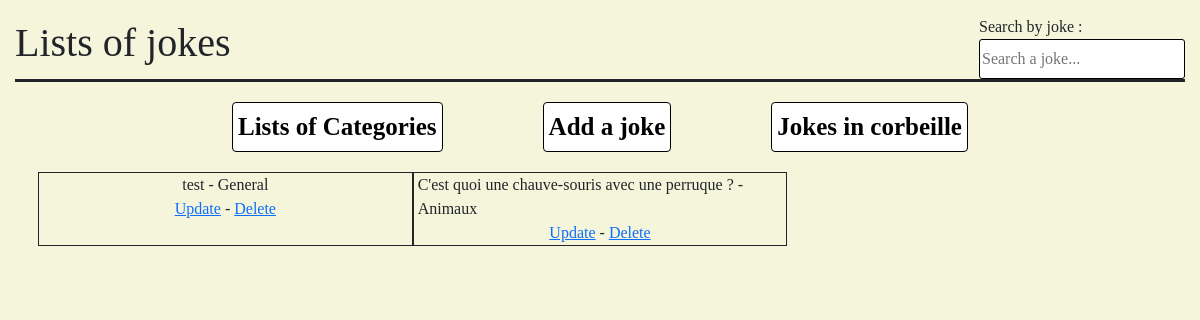
The page /jokes/ on the database as committed earlier.
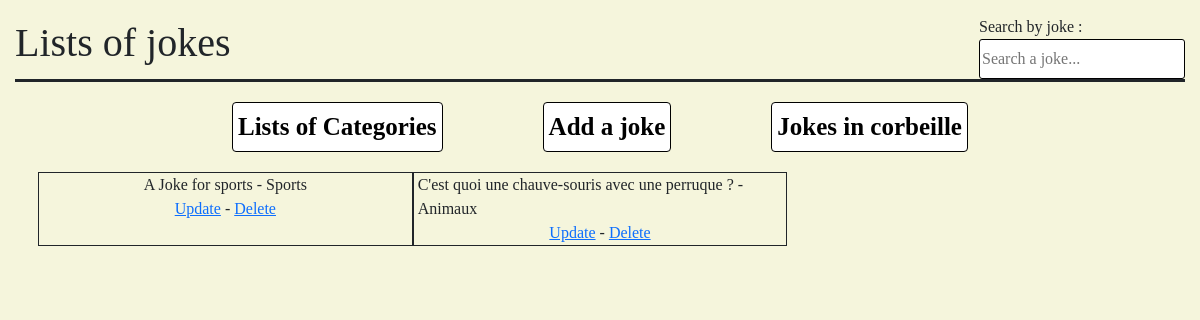
The same page on the database as committed later.
### jokesapp/models.py (models this page shows, shortened)
class Joke(models.Model):
    category = models.ForeignKey(Category , on_delete=models.CASCADE)
    question = models.CharField(max_length=300)
    answer = models.CharField(max_length=150)
    date_pub = models.DateTimeField("Date pub")
    view = models.BooleanField(default=True)

class Category(models.Model):
    libelle = models.CharField(max_length=180)
    view = models.BooleanField(default=True)
    def __str__(self):
        return self.libelle

### jokesapp/views.py (the view)
# urls.py: path('' , views.Index.as_view() , name="Index"),
class Index(generic.ListView):
    template_name = "jokesapp/index.html"
    context_object_name = "jokes"
    def get_queryset(self):
        return Joke.objects.all().order_by('-date_pub').filter(view = True);

### jokesapp/templates/jokesapp/index.html (shortened to what this page needs)
<!DOCTYPE html>
<html lang="en">
<head>
    <link href="https://cdn.jsdelivr.net/npm/bootstrap@5.3.1/dist/css/bootstrap.min.css" rel="stylesheet">
    {% load static %}
    <link rel="stylesheet" href="{% static 'jokesapp/index.css' %}" />
</head>
<body>
    <div style="display: flex;justify-content: space-between;align-items: center;border-bottom:solid;margin:15px;">
        <h1>Lists of jokes</h1>
        <form method="get" action="{% url 'jokesapp:search_joke' %}">
            <div style="display:flex;flex-direction: column;">
                <label for="word">Search by joke :</label>
                <input
                    style="height: 40px;border-radius: 3px;border: solid .5px;outline: none;"
                    type="search" name="word" id="word" placeholder="Search a joke..."
                >
            </div>
        </form>
    </div>
    <div style="display: flex; gap:100px;justify-content: center; margin:20px;">
        <a class="link" href="{% url 'jokesapp:categories' %}">Lists of Categories</a>
        <a class="link" href="{% url 'jokesapp:create' %}">Add a joke</a>
        <a class="link" href="{% url 'jokesapp:joke_deleted' %}">Jokes in corbeille</a>
    </div>
    <div class="container">
        <div class="row g-2" >
            {% for joke in jokes %}
                <div class="col-4 border border-dark flex d-flex flex-column align-items-center">
                    {{joke.question}}
                    - {{joke.category}}
                    <div> <a href="{% url 'jokesapp:update' joke.id %}">Update</a> - <a href="{% url 'jokesapp:remove_joke' joke.id %}">Delete</a>
                    </div>
                </div>
            {% endfor %}
        </div>
    </div>
</body>
</html>

Rows that differ between the two databases and show on the page:
removed Joke: question "test", category "General"
added Joke: question "A Joke for sports", category "Sports"
